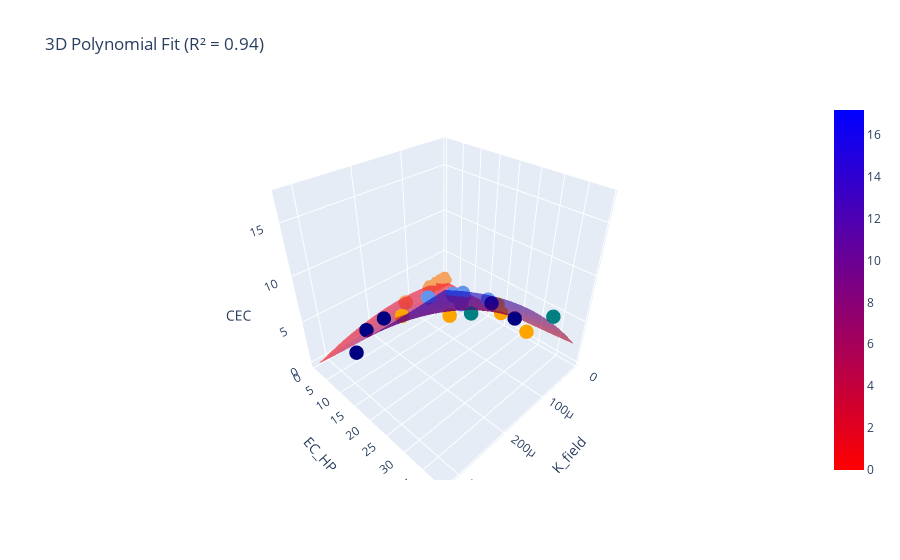

Notebook code cell kept with this figure:
### Code cell
sandy_test_errors_summary = []
sandy_train_errors_summary = []
best_n_sandy = []
sandy_results_summary = []

# Evaluate all feature sets
for feature_set in all_feature_sets:
    best_n, R2_test_pol, R2_train_pol, RMSE_test_pol, RMSE_train_pol = stochastic_poly(sandy_soil, feature_set, sandy_soil['CEC'], iters=100)
    print('best_n, R2_test_pol, R2_train_pol, RMSE_test_pol, RMSE_train_pol, feature_set:', best_n, R2_test_pol, R2_train_pol, RMSE_test_pol, RMSE_train_pol, feature_set)
    
    # Store results in lists for later use
    best_n_sandy.append(best_n)
    sandy_test_errors_summary.append(R2_test_pol)
    sandy_train_errors_summary.append(R2_train_pol)
    
    # Also store the results in a structured format for sorting
    sandy_results_summary.append({
        'feature_set': feature_set,
        'best_n': best_n,
        'R2_test_pol': R2_test_pol,
        'R2_train_pol': R2_train_pol,
        'RMSE_test_pol': RMSE_test_pol,
        'RMSE_train_pol': RMSE_train_pol
    })

# Keep the lists of feature sets, test errors, and train errors as they are for further use
best_feat_ind = sandy_test_errors_summary.index(max(sandy_test_errors_summary))
best_feat = all_feature_sets[best_feat_ind]  # Use all_feature_sets to match the order
best_feat_n = best_n_sandy[best_feat_ind]
print('best_feat_ind, best_feat, best_feat_n', best_feat_ind, best_feat, best_feat_n)

# This part remains the same: finding the best feature set and using it in `fit_and_plot`
fit_and_plot(sandy_soil, best_feat, 'CEC', best_feat_n, mapping)

# Convert the results summary to a DataFrame for sorting and filtering
results_sandy = pd.DataFrame(sandy_results_summary)




# Sort by R2_test_pol in descending order and select the top 4
top_results_sandy = results_sandy.sort_values(by='R2_test_pol', ascending=False).head(n)

# Ensure that 'Clay', 'K_field', 'EC_HP', and 'Clay + Humus' are included
required_features = [['Clay'], ['K_field'], ['EC_HP'], ['Clay', 'Humus']]

# Find the corresponding results for the required features in the original results
for required in required_features:
    required_result = results_sandy[results_sandy['feature_set'].apply(lambda x: set(x) == set(required))]
    
    # Append the result for the required feature if it's not already in the top results
    if not required_result.empty and not any(set(required_result['feature_set'].values[0]) == set(x) for x in top_results_sandy['feature_set'].values):
        top_results_sandy = pd.concat([top_results_sandy, required_result])

# Now we ensure that the top 4 feature sets along with the required features are included in the plot
# Sort by R2_test_pol in descending order again to maintain consistency
top_results_sandy = top_results_sandy.sort_values(by='R2_test_pol', ascending=False)

# Plot the updated top results, which include the top 4 feature sets, and 'Clay', 'K_field', 'EC_HP', and 'Clay + Humus'
bars_plot(top_results_sandy['feature_set'].tolist(), 
          top_results_sandy['R2_test_pol'].tolist(), 
          top_results_sandy['R2_train_pol'].tolist(), 
          'Top feature sets including Clay, K_field, EC_HP, and Clay + Humus')

### Figure 1 — Plotly figure (JSON) as saved in the notebook; plotly's stock layout.template omitted (floating-point values rounded to 4 significant figures; data arrays with more than 128 entries replaced by an {"elided": "..."} marker saying what was removed)
{"data": [{"marker": {"color": ["teal", "teal", "sandybrown", "sandybrown", "sandybrown", "sandybrown", "sandybrown", "sandybrown", "navy", "navy", "navy", "navy", "navy", "cornflowerblue", "cornflowerblue", "cornflowerblue", "cornflowerblue", "cornflowerblue", "cornflowerblue", "cornflowerblue", "orange", "orange", "orange", "orange", "orange"], "size": 5}, "mode": "markers", "name": "Data points", "type": "scatter3d", "x": [0.000167, 9.6e-05, 0.000121, 3.3e-05, 5.2e-05, 1.5e-05, 8e-06, 2.2e-05, 0.000253, 0.000275, 0.00032, 0.000142, 0.000143, 0.000121, 5e-05, 4.8e-05, 5.3e-05, 2.6e-05, 2.6e-05, 3.3e-05, 0.000198, 0.000131, 4.1e-05, 3e-05, 3.7e-05], "y": [27.06, 39.02, 1.087, 0.5535, 0.5538, 0.5545, 0.5549, 0.555, 14.33, 12.04, 16.56, 29.24, 34.74, 9.222, 8.456, 11.12, 9.177, 9.277, 17.09, 9.874, 11.34, 17.2, 21.3, 21.49, 29.37], "z": [7.937, 8.396, 1.6, 1.6, 1.6, 1.6, 1.6, 1.6, 6.862, 5.68, 6.005, 8.763, 8.603, 4.149, 2.425, 1.6, 2.426, 1.6, 2.975, 2.405, 4.679, 4.107, 3.788, 2.419, 2.262]}, {"colorscale": [[0, "rgb(255,0,0)"], [1, "rgb(0,0,255)"]], "name": "Polynomial Surface", "opacity": 0.6, "type": "surface", "x": [8e-06, 1.437e-05, 2.073e-05, 2.71e-05, 3.347e-05, 3.984e-05, 4.62e-05, 5.257e-05, 5.894e-05, 6.531e-05, 7.167e-05, 7.804e-05, 8.441e-05, 9.078e-05, 9.714e-05, 0.0001035, 0.0001099, 0.0001162, 0.0001226, 0.000129, 0.0001353, 0.0001417, 0.0001481, 0.0001544, 0.0001608, 0.0001672, 0.0001736, 0.0001799, 0.0001863, 0.0001927, 0.000199, 0.0002054, 0.0002118, 0.0002181, 0.0002245, 0.0002309, 0.0002372, 0.0002436, 0.00025, 0.0002563, 0.0002627, 0.0002691, 0.0002754, 0.0002818, 0.0002882, 0.0002945, 0.0003009, 0.0003073, 0.0003136, 0.00032], "y": [0.5535, 1.339, 2.124, 2.909, 3.694, 4.479, 5.264, 6.049, 6.834, 7.619, 8.404, 9.189, 9.974, 10.76, 11.54, 12.33, 13.11, 13.9, 14.68, 15.47, 16.25, 17.04, 17.82, 18.61, 19.39, 20.18, 20.96, 21.75, 22.53, 23.32, 24.1, 24.89, 25.67, 26.46, 27.25, 28.03, 28.82, 29.6, 30.39, 31.17, 31.96, 32.74, 33.53, 34.31, 35.1, 35.88, 36.67, 37.45, 38.24, 39.02], "z": {"elided": "50x50 float values"}}], "layout": {"scene": {"xaxis": {"title": {"text": "K_field"}}, "yaxis": {"title": {"text": "EC_HP"}}, "zaxis": {"title": {"text": "CEC"}}}, "title": {"text": "3D Polynomial Fit (R² = 0.94)"}}}
